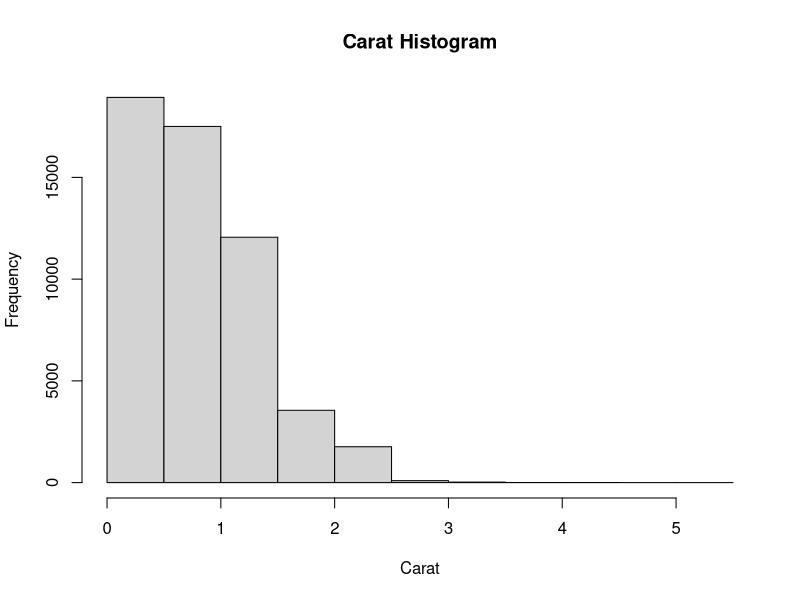
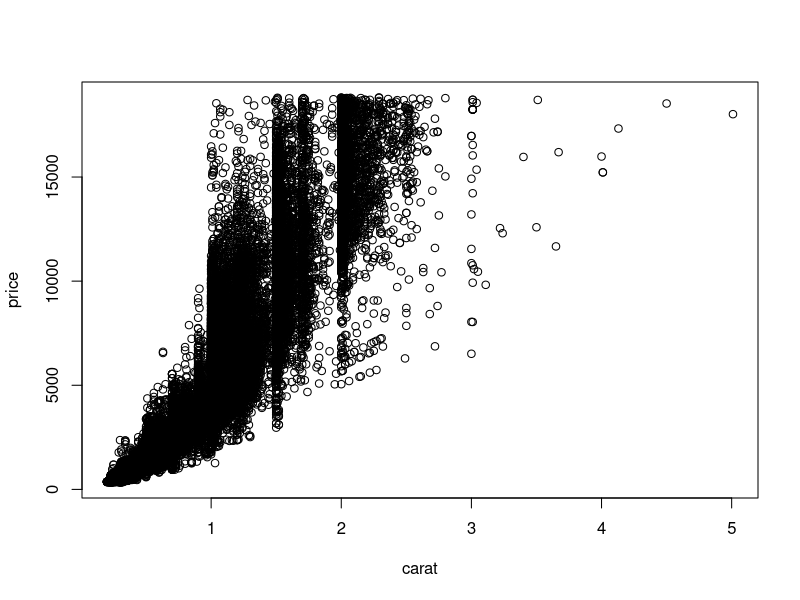
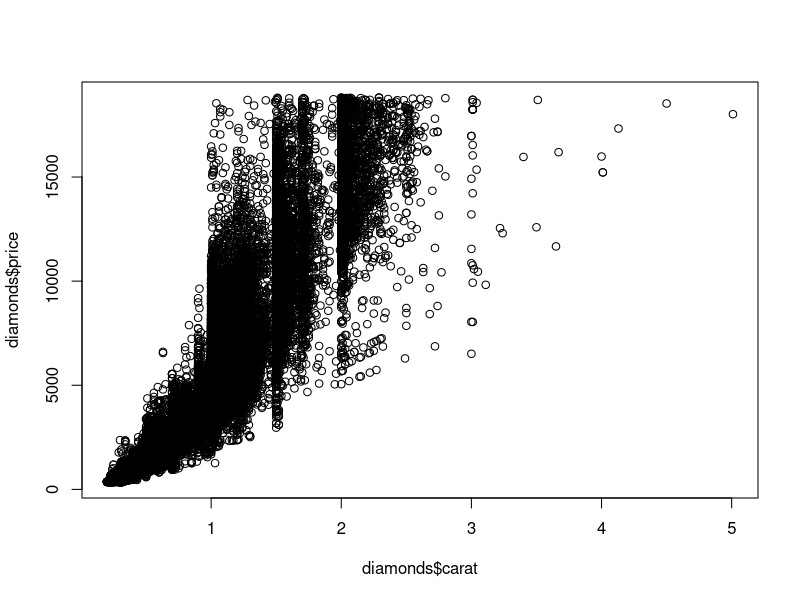
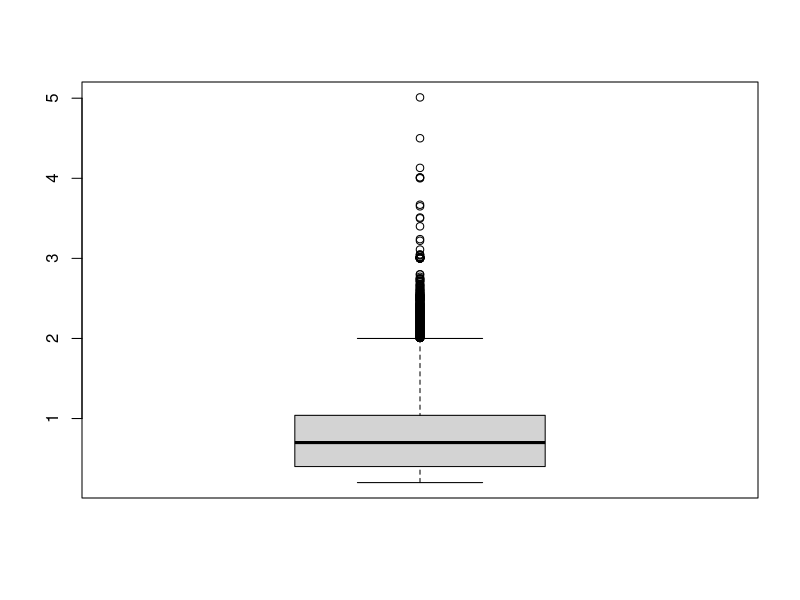
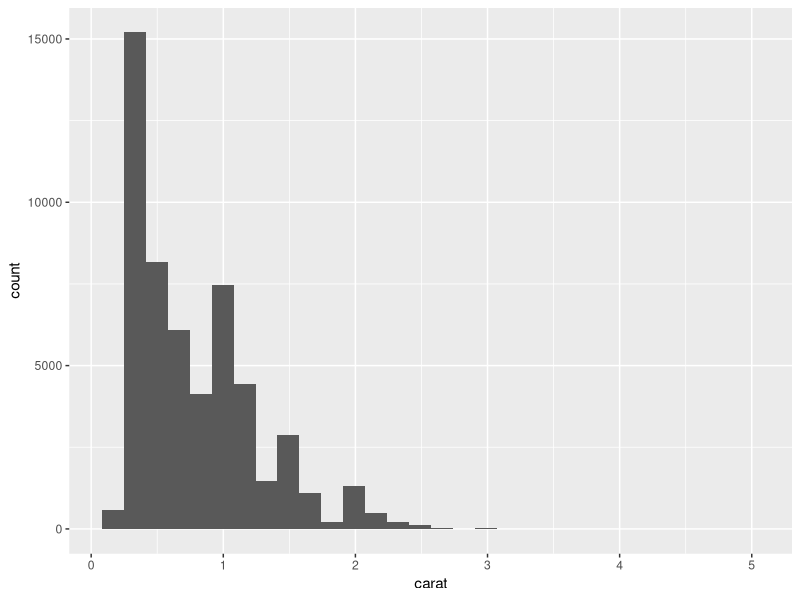
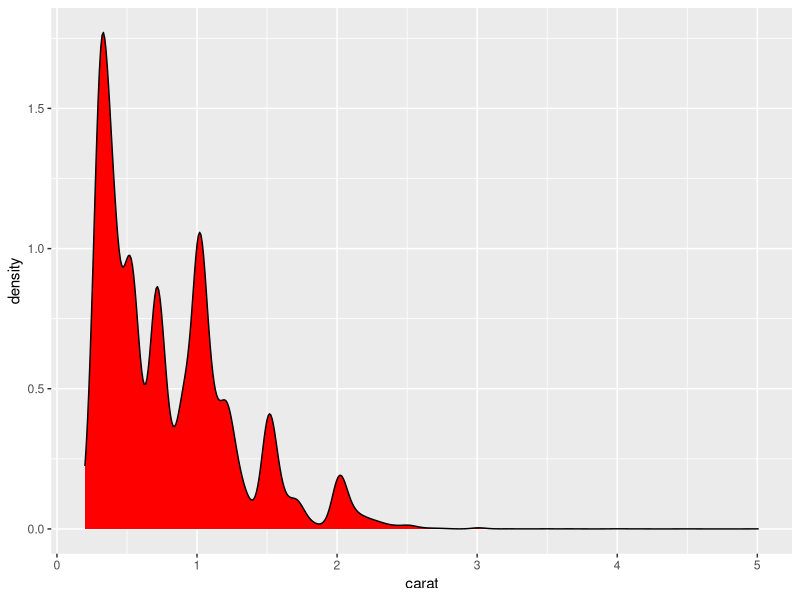
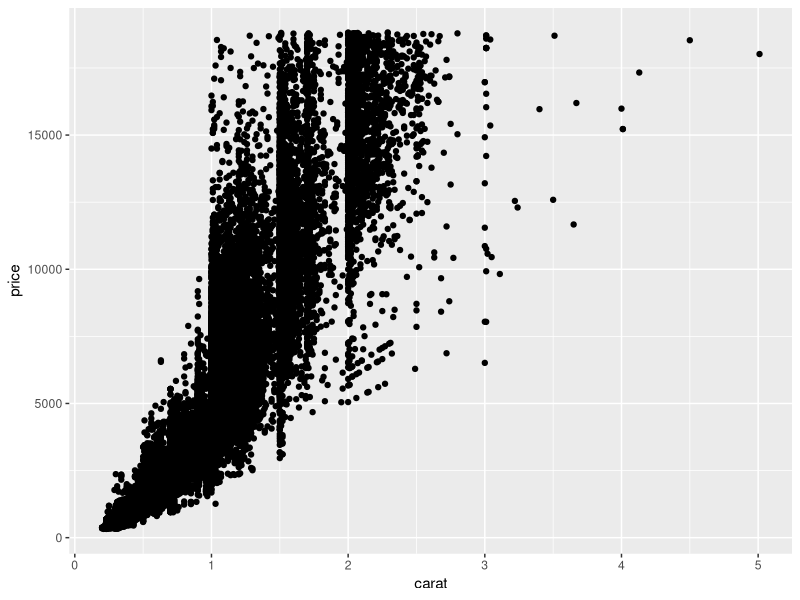
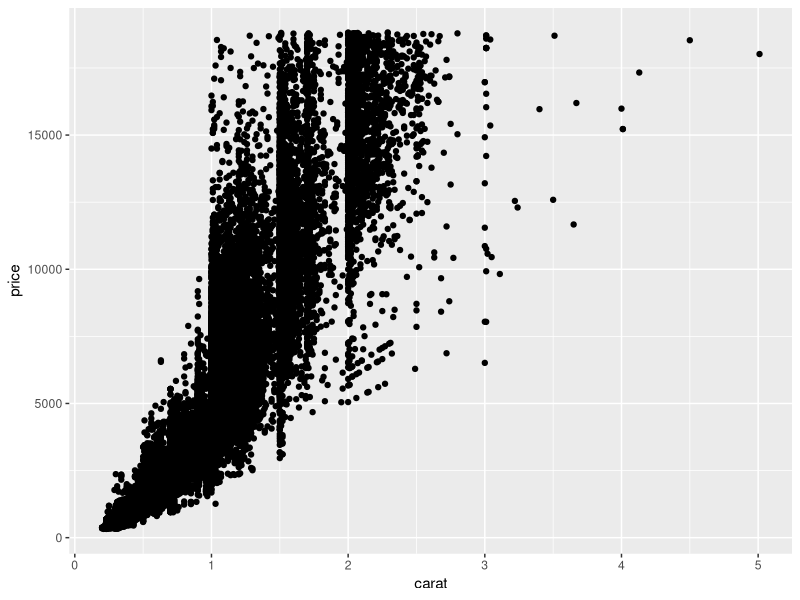

The R source for these figures, in order:
#7 Statistical Graphics

#7.1 Base Graphics

library(ggplot2)
data(diamonds)
head(diamonds)

#7.1.1 Base Histograms
hist(diamonds$carat, main='Carat Histogram', xlab='Carat')

#7.1.2 Base Scatterplot
plot(price ~ carat, data=diamonds)

plot(diamonds$carat, diamonds$price)

#7.1.3 Boxplots
boxplot((diamonds$carat))

#7.2 ggplot2

#7.2.1 ggplot2 Histograms and Densities
ggplot(data=diamonds) + geom_histogram(aes(x=carat))

ggplot(data=diamonds) + geom_density(aes(x=carat), fill='red')

#7.2.2 ggplot2 Scatterplots
ggplot(data=diamonds, aes(x=carat, y=price)) + geom_point()

g <- ggplot(data=diamonds, aes(x=carat, y=price))

g + geom_point()

g + geom_point(aes(color=color))

g + geom_point(aes(color=color)) + facet_wrap(~color)

g + geom_point(aes(color=color)) + facet_grid(cut~clarity)

ggplot(data=diamonds, aes(x=carat)) + geom_histogram() + facet_wrap(~color)

ggplot(diamonds, aes(y=carat, x=cut)) + geom_boxplot()

ggplot(data=diamonds, aes(y=carat, x=cut)) + geom_violin()

ggplot(data=diamonds, aes(y=carat, x=cut)) + geom_point() + geom_violin()

ggplot(data=diamonds, aes(y=carat, x=cut)) + geom_violin() + geom_point()

#7.2.4 ggplot Line Graphs
ggplot(economics, aes(x=date, y=pop)) + geom_line()

library(lubridate)       

economics$year <- year(economics$date)
economics$month <- month(economics$date, label=TRUE)

econ2000 <- economics[which(economics$year >=2000), ]

library(scales)

g <- ggplot(econ2000, aes(x=month, y=pop))
g <- g + geom_line(aes(color=factor(year), group=year))
g <- g + scale_color_discrete(name='year')
g <- g + scale_y_continuous(labels=comma)
g <- g + labs(title='Population Growth', x='month', y='population')
g

#7.2.5 Themes
install.packages('ggthemes')
library(ggthemes)
g2 <- ggplot(data=diamonds, aes(x=carat, y=price)) +
  geom_point(aes(color=color))

g2 <- g2 + theme_economist() + scale_colour_economist()
g2
g2 <- g2 + theme_excel() + scale_color_excel()
g2
g2 <- g2 + theme_tufte()
g2
g2 <- g2 + theme_wsj()
g2
